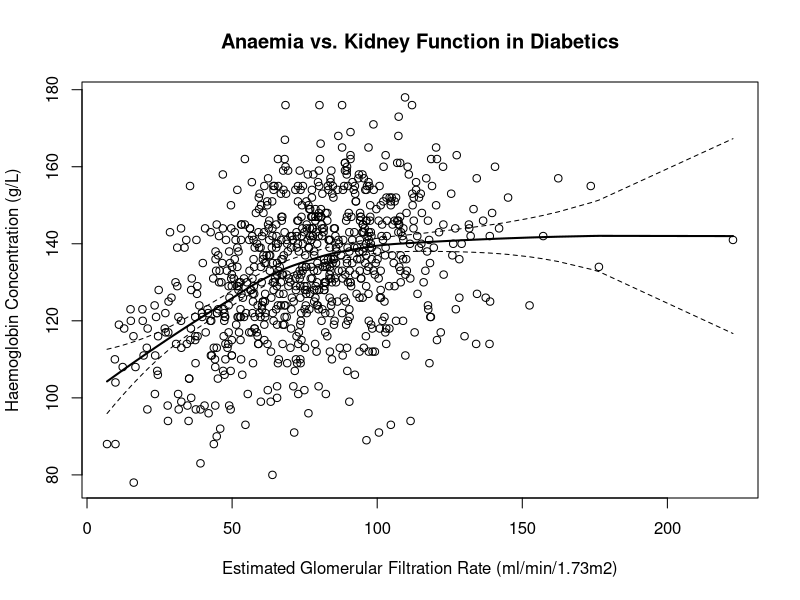

This figure's R source:
# LOESS curve fitting: the StatsDirect help example (haemoglobin against kidney
# function in 804 people with type 2 diabetes) in R
# The data are the Hgb and eGFR columns of the Nonparametric worksheet of the
# StatsDirect test workbook.
d <- data.frame(
  Hgb = c(141, 134, 155, 157, 142, 124, 152, 144, 160, 148, 125, 142, 114, 126,
    146, 127, 157, 114, 149, 142, 144, 145, 116, 140, 136, 126, 163, 123, 144,
    140, 137, 153, 132, 145, 160, 117, 143, 115, 162, 165, 150, 139, 155, 162,
    121, 121, 135, 109, 141, 123, 146, 124, 138, 157, 133, 130, 148, 140, 153,
    139, 152, 127, 142, 156, 154, 117, 146, 152, 144, 150, 153, 176, 94, 131,
    140, 158, 160, 133, 148, 136, 132, 111, 178, 144, 141, 120, 136, 142, 143,
    130, 137, 133, 161, 147, 145, 134, 145, 173, 143, 146, 168, 146, 161, 120,
    152, 151, 146, 129, 135, 145, 137, 152, 150, 93, 151, 152, 118, 129, 146,
    142, 152, 118, 114, 163, 139, 117, 137, 121, 125, 160, 151, 141, 120, 145,
    142, 126, 133, 128, 150, 118, 126, 155, 91, 131, 146, 136, 138, 149, 135,
    132, 112, 154, 171, 133, 112, 118, 136, 139, 142, 119, 140, 143, 147, 150,
    146, 139, 155, 112, 143, 120, 141, 127, 165, 134, 156, 142, 155, 133, 154,
    146, 89, 140, 129, 137, 146, 116, 135, 154, 144, 139, 157, 113, 143, 145,
    126, 138, 143, 145, 143, 158, 131, 131, 147, 147, 136, 148, 146, 141, 133,
    112, 126, 138, 158, 157, 139, 136, 127, 151, 151, 153, 132, 106, 155, 143,
    139, 154, 156, 135, 141, 147, 129, 130, 162, 169, 163, 130, 121, 133, 99,
    138, 123, 143, 148, 130, 155, 120, 139, 107, 113, 147, 135, 160, 136, 158,
    159, 146, 119, 125, 132, 161, 159, 161, 155, 126, 141, 154, 131, 111, 122,
    133, 165, 176, 137, 113, 140, 133, 168, 141, 125, 154, 138, 139, 130, 135,
    142, 144, 131, 120, 136, 119, 144, 152, 136, 155, 135, 153, 125, 110, 130,
    159, 124, 136, 131, 122, 133, 156, 157, 134, 141, 112, 132, 126, 139, 131,
    141, 141, 154, 136, 155, 146, 116, 148, 134, 101, 130, 148, 122, 117, 134,
    130, 135, 130, 128, 129, 128, 136, 144, 143, 134, 123, 153, 144, 142, 120,
    145, 147, 149, 147, 166, 162, 176, 155, 128, 159, 148, 103, 123, 142, 147,
    147, 156, 124, 135, 133, 130, 140, 124, 128, 112, 143, 129, 149, 126, 146,
    147, 114, 137, 138, 125, 128, 133, 158, 144, 142, 142, 147, 144, 131, 152,
    154, 147, 141, 147, 134, 131, 149, 144, 142, 127, 123, 149, 139, 96, 150,
    139, 158, 141, 144, 129, 145, 128, 122, 151, 127, 134, 134, 124, 137, 113,
    128, 123, 102, 129, 143, 155, 140, 133, 144, 134, 150, 142, 115, 147, 132,
    122, 120, 154, 109, 129, 110, 119, 126, 159, 133, 131, 138, 117, 146, 101,
    114, 140, 151, 155, 146, 132, 109, 142, 139, 143, 116, 129, 110, 128, 154,
    131, 107, 91, 125, 103, 141, 142, 126, 123, 139, 118, 142, 113, 130, 131,
    129, 159, 138, 140, 109, 132, 121, 141, 153, 176, 160, 124, 167, 143, 162,
    121, 124, 119, 137, 127, 154, 159, 132, 119, 136, 114, 147, 132, 146, 147,
    136, 141, 153, 124, 130, 134, 127, 110, 133, 155, 140, 109, 124, 162, 119,
    100, 135, 103, 132, 129, 142, 145, 123, 140, 139, 131, 130, 155, 128, 120,
    154, 155, 130, 135, 122, 144, 80, 142, 151, 139, 126, 112, 99, 137, 133,
    146, 137, 141, 144, 145, 157, 102, 114, 150, 151, 137, 135, 122, 127, 121,
    125, 135, 155, 115, 119, 143, 137, 148, 125, 136, 125, 124, 123, 142, 130,
    150, 99, 134, 121, 139, 153, 122, 149, 139, 152, 143, 114, 114, 116, 124,
    140, 117, 148, 139, 121, 118, 118, 127, 134, 129, 141, 136, 109, 125, 127,
    131, 122, 142, 156, 117, 128, 128, 144, 144, 133, 117, 141, 101, 130, 122,
    93, 145, 162, 121, 131, 126, 106, 145, 127, 141, 145, 110, 123, 115, 130,
    121, 121, 130, 117, 129, 128, 138, 121, 121, 139, 134, 154, 129, 119, 141,
    136, 143, 131, 134, 111, 132, 115, 129, 111, 131, 144, 150, 97, 107, 135,
    126, 98, 138, 117, 124, 129, 114, 113, 133, 141, 114, 110, 121, 121, 106,
    122, 120, 123, 116, 107, 158, 144, 135, 130, 92, 133, 130, 142, 137, 123,
    105, 122, 122, 113, 145, 90, 133, 136, 138, 98, 108, 110, 88, 113, 131, 111,
    120, 111, 143, 120, 96, 122, 123, 117, 144, 98, 135, 121, 122, 83, 97, 124,
    116, 129, 127, 141, 97, 109, 121, 116, 115, 131, 100, 128, 118, 115, 155,
    105, 105, 94, 98, 114, 141, 139, 113, 99, 120, 144, 97, 121, 101, 129, 139,
    114, 130, 126, 143, 125, 117, 94, 98, 117, 122, 118, 128, 116, 106, 107,
    121, 111, 101, 124, 118, 97, 113, 111, 120, 123, 108, 78, 116, 120, 123,
    118, 108, 119, 88, 104, 110, 88),
  eGFR = c(222.6, 176.4, 173.6, 162.4, 157.2, 152.5, 145.1, 142, 140.6, 139.6,
    138.9, 138.8, 138.7, 137.4, 136.5, 134.4, 134.3, 134.1, 133.2, 132.2, 131.7,
    131.6, 130.1, 129.1, 128.3, 128.3, 127.4, 127.1, 126.9, 126.2, 125.9, 125.5,
    122.9, 122.8, 122.7, 121.9, 121.3, 120.6, 120.6, 120.3, 120.3, 119.5, 118.9,
    118.6, 118.5, 118.3, 118.2, 118, 117.9, 117.6, 117.5, 117.5, 117.2, 116.9,
    116.6, 116, 115.4, 115.2, 115, 114.4, 114.4, 113.9, 113.8, 113.4, 113.4,
    112.9, 112.6, 112.6, 112.5, 112.2, 112.1, 112, 111.5, 111.4, 111.3, 110.9,
    110.5, 110.2, 110.1, 110, 109.7, 109.7, 109.6, 109, 109, 108.9, 108.9,
    108.7, 108.2, 108.1, 108.1, 108, 107.9, 107.9, 107.6, 107.6, 107.4, 107.4,
    107.3, 107.3, 107.3, 106.9, 106.9, 106.5, 106.5, 106, 106, 106, 105.7,
    105.3, 105.2, 105, 104.7, 104.7, 104.7, 104.3, 104.2, 104.1, 103.4, 103.3,
    103.2, 103.1, 103.1, 102.9, 102.9, 102.8, 102.7, 102.5, 102.5, 102.2, 102.1,
    102, 101.8, 101.7, 101.5, 101.3, 101.2, 101.2, 101.2, 100.9, 100.9, 100.8,
    100.6, 100.5, 100.5, 100.1, 100, 99.7, 99.5, 99.2, 99.2, 98.8, 98.7, 98.7,
    98.4, 98.3, 98.1, 98.1, 98, 97.9, 97.8, 97.8, 97.6, 97.6, 97.5, 97.4, 97.3,
    97.1, 97.1, 97.1, 97.1, 97, 97, 97, 97, 96.7, 96.5, 96.5, 96.3, 96.3, 96.3,
    96.2, 96.2, 96.2, 96.2, 96.1, 95.9, 95.9, 95.7, 95.5, 95.4, 95.4, 95.4,
    95.1, 95, 95, 95, 95, 94.9, 94.9, 94.5, 94.4, 94.3, 94.3, 94.2, 94.1, 94.1,
    94, 94, 93.9, 93.9, 93.8, 93.7, 93.5, 93.1, 93.1, 92.9, 92.7, 92.6, 92.4,
    92.4, 92.3, 92.3, 92.1, 92.1, 91.9, 91.5, 91.4, 91.4, 91.1, 91, 90.8, 90.8,
    90.8, 90.8, 90.8, 90.5, 90.5, 90.4, 90.4, 90.4, 90.4, 90.2, 89.9, 89.9,
    89.9, 89.8, 89.7, 89.6, 89.6, 89.6, 89.6, 89.5, 89.5, 89.5, 89.3, 89.3,
    89.2, 89, 88.9, 88.9, 88.9, 88.6, 88.5, 88.3, 88.2, 88.1, 88.1, 87.9, 87.9,
    87.9, 87.9, 87.6, 87.1, 86.8, 86.7, 86.6, 86.6, 86.3, 86.3, 86, 85.8, 85.8,
    85.8, 85.6, 85.4, 85.4, 85.3, 85.2, 85.1, 85.1, 84.9, 84.9, 84.7, 84.6,
    84.5, 84.4, 84.4, 84.4, 84.2, 84.1, 84.1, 84.1, 83.9, 83.9, 83.9, 83.9,
    83.8, 83.8, 83.7, 83.6, 83.6, 83.6, 83.5, 83.4, 83.3, 83.2, 83, 83, 82.8,
    82.8, 82.8, 82.7, 82.3, 82.3, 82.2, 82.1, 82.1, 82.1, 82, 81.9, 81.9, 81.8,
    81.8, 81.7, 81.7, 81.6, 81.5, 81.2, 81.1, 81.1, 81.1, 81, 80.8, 80.8, 80.7,
    80.6, 80.5, 80.5, 80.3, 80.1, 80, 80, 79.9, 79.9, 79.8, 79.8, 79.8, 79.7,
    79.7, 79.6, 79.5, 79.4, 79.4, 79.3, 79.3, 79.2, 79.2, 79.1, 78.9, 78.8,
    78.7, 78.7, 78.7, 78.7, 78.6, 78.3, 78.3, 78.3, 78.3, 78.2, 78, 77.9, 77.9,
    77.8, 77.7, 77.6, 77.6, 77.5, 77.5, 77.4, 77.3, 77.3, 77.3, 77.1, 76.9,
    76.8, 76.8, 76.8, 76.6, 76.6, 76.5, 76.3, 76.3, 76.3, 76.1, 76, 75.7, 75.7,
    75.7, 75.7, 75.7, 75.6, 75.5, 75.5, 75.4, 75.4, 75.2, 75.1, 75.1, 75, 74.9,
    74.9, 74.9, 74.4, 74.4, 74.3, 74.2, 74.2, 74.1, 74, 73.9, 73.9, 73.8, 73.8,
    73.7, 73.6, 73.6, 73.5, 73.5, 73.5, 73.5, 73.3, 73.3, 73.3, 73, 73, 72.8,
    72.8, 72.8, 72.7, 72.7, 72.7, 72.5, 72.5, 72.4, 72.3, 72.3, 72.2, 72.2, 72,
    72, 72, 71.8, 71.8, 71.6, 71.4, 71.2, 71.1, 70.9, 70.7, 70.6, 70.4, 70.3,
    70.3, 70.1, 70.1, 70.1, 69.6, 69.4, 69.3, 69.2, 69, 69, 68.8, 68.8, 68.8,
    68.6, 68.4, 68.4, 68.4, 68.2, 68.1, 68.1, 68.1, 68, 68, 67.8, 67.7, 67.7,
    67.6, 67.5, 67.5, 67.4, 67.4, 67.3, 67.3, 67.1, 67, 67, 66.9, 66.8, 66.8,
    66.8, 66.4, 66.3, 66.1, 66, 65.9, 65.8, 65.8, 65.8, 65.8, 65.5, 65.5, 65.5,
    65.5, 65.5, 65.4, 65.3, 65.2, 65.2, 65.2, 65.2, 64.8, 64.7, 64.6, 64.3,
    64.3, 64.3, 64.2, 64.1, 64, 64, 63.9, 63.9, 63.9, 63.8, 63.7, 63.5, 63.4,
    63.3, 63.1, 63, 62.8, 62.8, 62.8, 62.6, 62.4, 62.4, 62.3, 62.2, 62.1, 62.1,
    61.9, 61.7, 61.5, 61.4, 61.4, 61.3, 61.2, 61.1, 61.1, 61.1, 61, 60.8, 60.8,
    60.7, 60.6, 60.6, 60.3, 60.3, 60.3, 60.2, 60, 59.9, 59.9, 59.8, 59.8, 59.5,
    59.4, 59.3, 59.3, 59.2, 59.1, 59.1, 59, 58.8, 58.8, 58.6, 58.5, 58.2, 57.8,
    57.8, 57.8, 57.7, 57.6, 57.6, 57.5, 57.4, 57.4, 57.2, 57.2, 57.1, 57, 57,
    56.9, 56.8, 56.7, 56.6, 56.3, 56.2, 56.1, 56, 55.9, 55.9, 55.4, 55.1, 54.8,
    54.6, 54.4, 54.4, 54.1, 54.1, 53.7, 53.5, 53.3, 53.2, 53.1, 53.1, 53.1,
    52.9, 52.9, 52.9, 52.9, 52.9, 52.4, 52.4, 52.2, 52.2, 52.2, 52.2, 51.9,
    51.8, 51.8, 51.8, 51.7, 51.4, 51.2, 50.9, 50.9, 50.6, 50, 49.9, 49.9, 49.9,
    49.9, 49.9, 49.7, 49.7, 49.6, 49.5, 49.5, 49.3, 49.1, 49, 49, 48.8, 48.8,
    48.8, 48.7, 48.4, 48.2, 47.9, 47.7, 47.7, 47.6, 47.5, 47.4, 47.3, 47.3,
    47.1, 47.1, 46.9, 46.8, 46.8, 46.6, 46.3, 45.9, 45.7, 45.5, 45.5, 45.2,
    45.2, 45.1, 44.8, 44.8, 44.7, 44.7, 44.7, 44.5, 44.3, 44.3, 44.2, 44.2,
    44.1, 43.7, 43.7, 43.5, 43, 42.8, 42.7, 42.6, 42.5, 41.9, 41.7, 41.5, 40.9,
    40.7, 40.5, 39.9, 39.7, 39.6, 39.1, 39.1, 38.7, 38.1, 38, 37.9, 37.7, 37.5,
    37.4, 37.3, 37.3, 37.3, 36.1, 35.9, 35.9, 35.8, 35.6, 35.5, 35.2, 35.2, 35,
    34.6, 34.4, 34.2, 33.6, 32.5, 32.5, 32.4, 32.4, 31.6, 31.5, 31.4, 31.1,
    31.1, 30.7, 30.5, 29.1, 28.6, 28.1, 28, 27.9, 27.8, 27.1, 27, 26.8, 24.7,
    24.5, 24.4, 24.2, 23.8, 23.5, 23.4, 23.3, 20.9, 20.8, 20.6, 19.5, 19.2,
    19.1, 16.7, 16.1, 16, 15.1, 15, 12.8, 12.3, 11, 9.8, 9.8, 9.6, 6.9))

# StatsDirect fits this model by calling R itself, with the same function: a
# local polynomial of degree 2 over a span of 0.75 (both are R's defaults).
m <- loess(Hgb ~ eGFR, data = d, span = 0.75, degree = 2)
print(m)
cat("Number of Observations:", m$n, "\n")
cat(sprintf("Equivalent Number of Parameters: %.6f\n", m$enp))
cat(sprintf("Residual Standard Error: %.6f\n", m$s))

# The plot: the fitted curve with a 95% confidence band
p <- predict(m, se = TRUE)
i <- order(d$eGFR)
t95 <- qt(0.975, p$df)
plot(d$eGFR, d$Hgb, main = "Anaemia vs. Kidney Function in Diabetics",
     xlab = "Estimated Glomerular Filtration Rate (ml/min/1.73m2)",
     ylab = "Haemoglobin Concentration (g/L)")
lines(d$eGFR[i], p$fit[i], lwd = 2)
lines(d$eGFR[i], p$fit[i] - t95 * p$se.fit[i], lty = 2)
lines(d$eGFR[i], p$fit[i] + t95 * p$se.fit[i], lty = 2)
